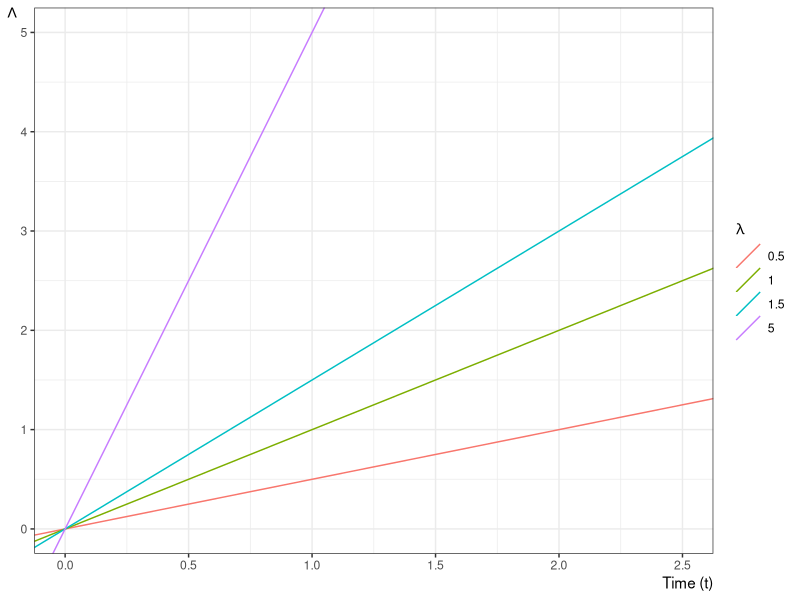

Generate this figure with R:
## ---- chunk 1
#| fig-cap: "Examples of exponential cumulative hazard functions"
#| label: fig-cuhaz-exp
library(ggplot2)
ggplot() +
  geom_abline(
    aes(col = "0.5", intercept = 0, slope = 0.5)
  ) +
  geom_abline(
    aes(col = "1", intercept = 0, slope = 1)
  ) +
  geom_abline(
    aes(col = "1.5", intercept = 0, slope = 1.5)
  ) +
  geom_abline(
    aes(col = "5", intercept = 0, slope = 5)
  ) +
  theme_bw() +
  ylab(expr(Lambda)) +
  ylim(0, 5) +
  guides(col = guide_legend(title = expr(lambda))) +
  xlab("Time (t)") +
  xlim(0, 2.5) +
  theme(
    axis.title.x =
      element_text(
        angle = 0,
        vjust = 1,
        hjust = 1
      ),
    axis.title.y =
      element_text(
        angle = 0,
        vjust = 1,
        hjust = 1
      )
  )
